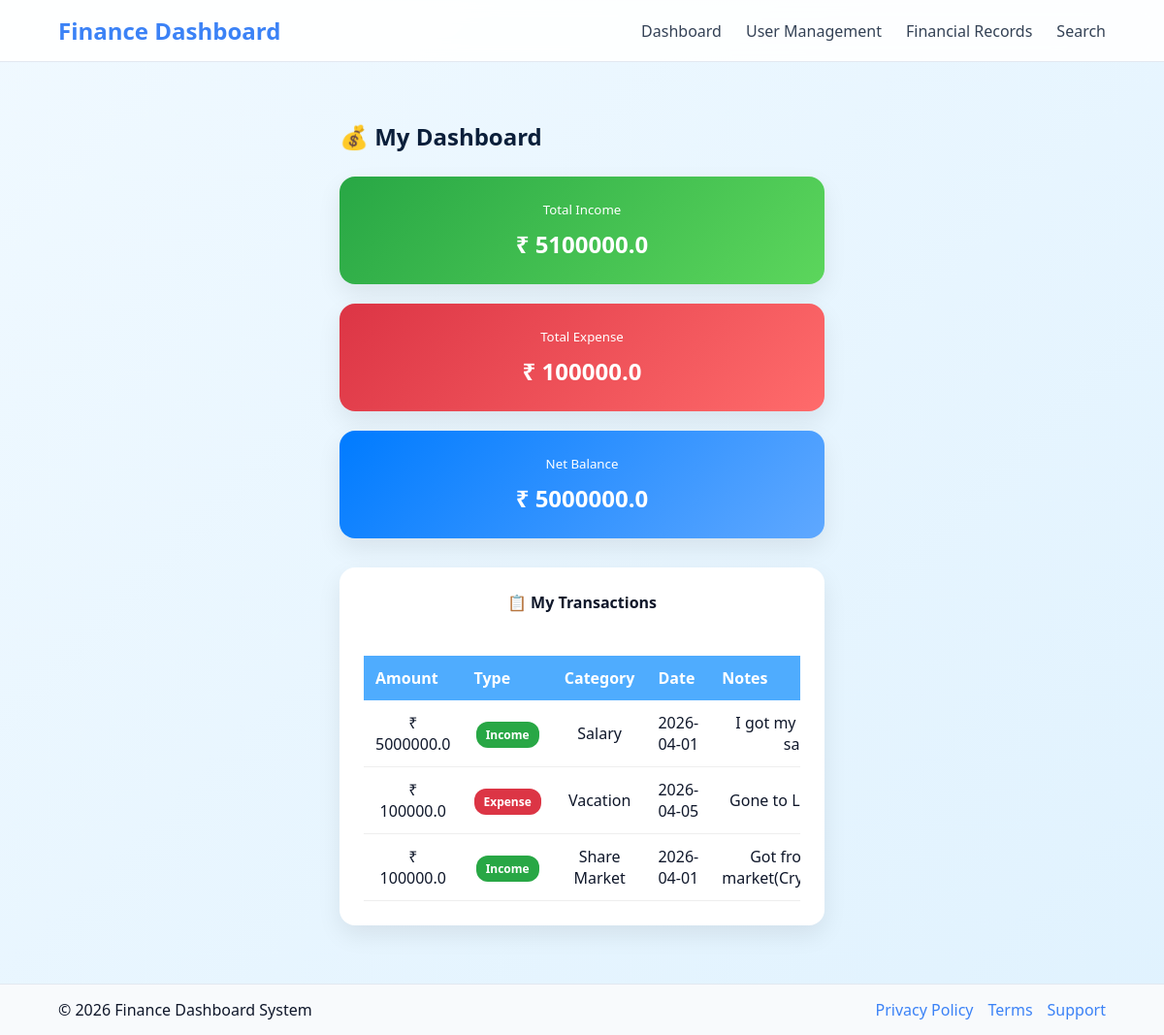
Page /viewer (signed in) on the earlier database version.
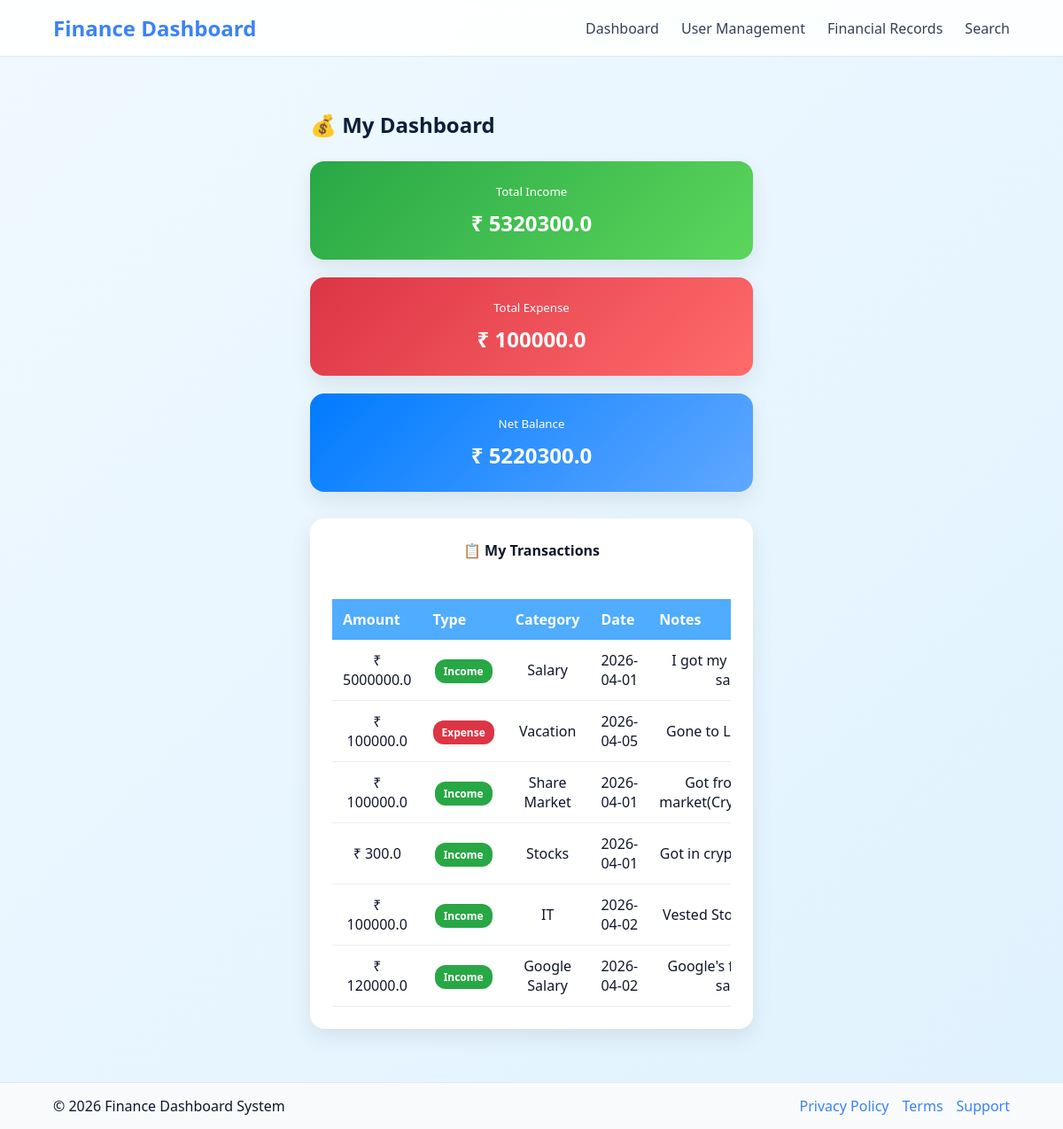
Same page on the later database version.
### app/models.py (models this page shows)
class Record(db.Model):
    id = db.Column(db.Integer, primary_key=True)
    amount = db.Column(db.Float, nullable=False)
    type = db.Column(db.String(10), nullable=False)
    category = db.Column(db.String(50))
    date = db.Column(db.Date, nullable=False)
    notes = db.Column(db.String(200))
    user_id = db.Column(db.Integer, db.ForeignKey("user.id"))
    user_id = db.Column(db.Integer, db.ForeignKey("user.id"))
    user = db.relationship("User", back_populates="records")

### app/routes.py (the view)
            def decorated(*args, **kwargs):
                if "role" not in session:
                    return redirect(url_for("login"))
                if session["role"] not in allowed_roles:
                    flash("Access denied!", "error")
                    return redirect(url_for("home"))
                return func(*args, **kwargs)

### app/templates/viewer.html (shortened to what this page needs)
{% extends "base.html" %}
{% block content %}
<div class="dashboard-container">
    <h2 class="page-title">💰 My Dashboard</h2>
    <div class="stats-row">
        <div class="stat-card income">
            <h5>Total Income</h5>
            <p>₹ {{ total_income }}</p>
        </div>
        <div class="stat-card expense">
            <h5>Total Expense</h5>
            <p>₹ {{ total_expense }}</p>
        </div>
        <div class="stat-card balance">
            <h5>Net Balance</h5>
            <p>₹ {{ balance }}</p>
        </div>
    </div>
    <div class="card table-card wide-card">
        <div class="card-header">
            <h4>📋 My Transactions</h4>
            <br>
            <br>
        </div>
        <div class="table-responsive">
            <table class="styled-table">
                <thead>
                    <tr>
                        <th>Amount</th>
                        <th>Type</th>
                        <th>Category</th>
                        <th>Date</th>
                        <th>Notes</th>
                    </tr>
                </thead>
                <tbody>
                    {% for r in records %}
                    <tr>
                        <td>₹ {{ r.amount }}</td>
                        <td>
                            {% if r.type == "income" %}
                                <span class="badge income">Income</span>
                            {% else %}
                                <span class="badge expense">Expense</span>
                            {% endif %}
                        </td>
                        <td>{{ r.category }}</td>
                        <td>{{ r.date.strftime("%Y-%m-%d") }}</td>
                        <td>{{ r.notes }}</td>
                    </tr>
                    {% endfor %}
                </tbody>
            </table>
        </div>
    </div>
</div>
{% endblock %}

Differences in the rows shown:
added Record: amount "300.0", type "Income", category "Stocks", date "2026-04-01", notes "Got in…"
added Record: amount "100000.0", type "Income", category "IT", date "2026-04-02", notes "Vested…"
added Record: amount "120000.0", type "Income", category "Google Salary", date "2026-04-02", notes "Google's…"
Other differences:
{{ total_income }}: "5100000.0" → "5320300.0"
{{ balance }}: "5000000.0" → "5220300.0"
